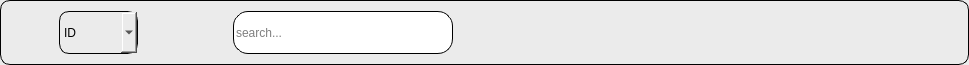
            <widget class="QWidget" name="widget" native="true">
             <property name="maximumSize">
              <size>
               <width>16777215</width>
               <height>65</height>
              </size>
             </property>
             <property name="styleSheet">
              <string notr="true">background-color: rgb(235, 235, 235); /* Couleur de fond */
    border: 1px solid black; /* Couleur de bordure */
    border-radius: 10px; /* Arrondi des coins */
 
</string>
             </property>
             <layout class="QGridLayout" name="gridLayout_2">
              <item row="0" column="4">
               <layout class="QHBoxLayout" name="horizontalLayout_4">
                <property name="spacing">
                 <number>0</number>
                </property>
                <item>
                 <widget class="QPushButton" name="map">
                  <property name="styleSheet">
                   <string notr="true">QPushButton{

 padding-left: 10px;
border:none;

}</string>
                  </property>
                  <property name="text">
                   <string/>
                  </property>
                  <property name="icon">
                   <iconset resource="icon.qrc">
                    <normaloff>:/icon_tabN/ressource/icon_n/icon_tabN/map.png</normaloff>:/icon_tabN/ressource/icon_n/icon_tabN/map.png</iconset>
                  </property>
                  <property name="iconSize">
                   <size>
                    <width>40</width>
                    <height>40</height>
                   </size>
                  </property>
                 </widget>
                </item>
                <item>
                 <widget class="QPushButton" name="news">
                  <property name="styleSheet">
                   <string notr="true">QPushButton{

 padding-left: 10px;
border:none;

}</string>
                  </property>
                  <property name="text">
                   <string/>
                  </property>
                  <property name="icon">
                   <iconset resource="icon.qrc">
                    <normaloff>:/icon_tabN/ressource/icon_n/icon_tabN/news.png</normaloff>:/icon_tabN/ressource/icon_n/icon_tabN/news.png</iconset>
                  </property>
                  <property name="iconSize">
                   <size>
                    <width>40</width>
                    <height>40</height>
                   </size>
                  </property>
                 </widget>
                </item>
                <item>
                 <widget class="QPushButton" name="historique_patient_2">
                  <property name="styleSheet">
                   <string notr="true">QPushButton{

 padding-left: 10px;
border:none;

}</string>
                  </property>
                  <property name="text">
                   <string/>
                  </property>
                  <property name="icon">
                   <iconset resource="icon.qrc">
                    <normaloff>:/icon_tabN/ressource/icon_n/icon_tabN/archiver.png</normaloff>:/icon_tabN/ressource/icon_n/icon_tabN/archiver.png</iconset>
                  </property>
                  <property name="iconSize">
                   <size>
                    <width>40</width>
                    <height>40</height>
                   </size>
                  </property>
                 </widget>
                </item>
                <item>
                 <widget class="QPushButton" name="detection_visg">
                  <property name="maximumSize">
                   <size>
                    <width>44</width>
                    <height>46</height>
                   </size>
                  </property>
                  <property name="styleSheet">
                   <string notr="true">QPushButton{

 padding-left: 10px;
border:none;

}</string>
                  </property>
                  <property name="text">
                   <string/>
                  </property>
                  <property name="icon">
                   <iconset resource="icon.qrc">
                    <normaloff>:/icon_metierN/ressource/icon_n/icon_metN/face.png</normaloff>:/icon_metierN/ressource/icon_n/icon_metN/face.png</iconset>
                  </property>
                  <property name="iconSize">
                   <size>
                    <width>44</width>
                    <height>46</height>
                   </size>
                  </property>
                 </widget>
                </item>
                <item>
                 <widget class="QPushButton" name="b_certif">
                  <property name="styleSheet">
                   <string notr="true">QPushButton{

 padding-left: 10px;
border:none;

}
</string>
                  </property>
                  <property name="text">
                   <string/>
                  </property>
                  <property name="icon">
                   <iconset resource="icon.qrc">
                    <normaloff>:/icon_tabN/ressource/icon_n/icon_tabN/certificate.png</normaloff>:/icon_tabN/ressource/icon_n/icon_tabN/certificate.png</iconset>
                  </property>
                  <property name="iconSize">
                   <size>
                    <width>40</width>
                    <height>40</height>
                   </size>
                  </property>
                 </widget>
                </item>
                <item>
                 <widget class="QPushButton" name="screenshot_b">
                  <property name="styleSheet">
                   <string notr="true">QPushButton{

 padding-left: 10px;
border:none;

}
</string>
                  </property>
                  <property name="text">
                   <string/>
                  </property>
                  <property name="icon">
                   <iconset resource="icon.qrc">
                    <normaloff>:/icon_metierN/ressource/icon_n/icon_metN/screenshoot.png</normaloff>:/icon_metierN/ressource/icon_n/icon_metN/screenshoot.png</iconset>
                  </property>
                  <property name="iconSize">
                   <size>
                    <width>50</width>
                    <height>50</height>
                   </size>
                  </property>
                 </widget>
                </item>
                <item>
                 <widget class="QPushButton" name="excel_patient">
                  <property name="styleSheet">
                   <string notr="true">QPushButton{

 padding-left: 10px;
border:none;

}</string>
                  </property>
                  <property name="text">
                   <string/>
                  </property>
                  <property name="icon">
                   <iconset resource="icon.qrc">
                    <normaloff>:/icon_metierN/ressource/icon_n/icon_metN/microsoft-excel.png</normaloff>:/icon_metierN/ressource/icon_n/icon_metN/microsoft-excel.png</iconset>
                  </property>
                  <property name="iconSize">
                   <size>
                    <width>40</width>
                    <height>40</height>
                   </size>
                  </property>
                 </widget>
                </item>
                <item>
                 <widget class="QPushButton" name="pdf_patient">
                  <property name="maximumSize">
                   <size>
                    <width>60</width>
                    <height>60</height>
                   </size>
                  </property>
                  <property name="styleSheet">
                   <string notr="true">QPushButton{

 padding-left: 10px;
border:none;

}</string>
                  </property>
                  <property name="text">
                   <string/>
                  </property>
                  <property name="icon">
                   <iconset resource="icon.qrc">
                    <normaloff>:/icon_metierN/ressource/icon_n/icon_metN/pdf-file.png</normaloff>:/icon_metierN/ressource/icon_n/icon_metN/pdf-file.png</iconset>
                  </property>
                  <property name="iconSize">
                   <size>
                    <width>40</width>
                    <height>40</height>
                   </size>
                  </property>
                 </widget>
                </item>
               </layout>
              </item>
              <item row="0" column="1">
               <spacer name="horizontalSpacer_4">
                <property name="orientation">
                 <enum>Qt::Horizontal</enum>
                </property>
                <property name="sizeHint" stdset="0">
                 <size>
                  <width>89</width>
                  <height>20</height>
                 </size>
                </property>
               </spacer>
              </item>
              <item row="0" column="0">
               <layout class="QHBoxLayout" name="horizontalLayout_6">
                <property name="spacing">
                 <number>6</number>
                </property>
                <property name="sizeConstraint">
                 <enum>QLayout::SetMinimumSize</enum>
                </property>
                <item>
                 <widget class="QPushButton" name="pushButton_19">
                  <property name="maximumSize">
                   <size>
                    <width>65</width>
                    <height>60</height>
                   </size>
                  </property>
                  <property name="styleSheet">
                   <string notr="true">QPushButton{

 padding-left: 10px;
border:none;

}</string>
                  </property>
                  <property name="text">
                   <string/>
                  </property>
                  <property name="icon">
                   <iconset resource="icon.qrc">
                    <normaloff>:/icon_metierN/ressource/icon_n/icon_metN/filter.png</normaloff>:/icon_metierN/ressource/icon_n/icon_metN/filter.png</iconset>
                  </property>
                  <property name="iconSize">
                   <size>
                    <width>35</width>
                    <height>31</height>
                   </size>
                  </property>
                 </widget>
                </item>
                <item>
                 <widget class="QComboBox" name="comboBox">
                  <property name="maximumSize">
                   <size>
                    <width>128</width>
                    <height>60</height>
                   </size>
                  </property>
                  <item>
                   <property name="text">
                    <string>ID</string>
                   </property>
                  </item>
                  <item>
                   <property name="text">
                    <string>Nom</string>
                   </property>
                  </item>
                  <item>
                   <property name="text">
                    <string>Prenom</string>
                   </property>
                  </item>
                  <item>
                   <property name="text">
                    <string>Naissance</string>
                   </property>
                  </item>
                  <item>
                   <property name="text">
                    <string>Telephone</string>
                   </property>
                  </item>
                  <item>
                   <property name="text">
                    <string>Sexe</string>
                   </property>
                  </item>
                  <item>
                   <property name="text">
                    <string>Dos_Med</string>
                   </property>
                  </item>
                 </widget>
                </item>
               </layout>
              </item>
              <item row="0" column="3">
               <spacer name="horizontalSpacer_5">
                <property name="orientation">
                 <enum>Qt::Horizontal</enum>
                </property>
                <property name="sizeHint" stdset="0">
                 <size>
                  <width>118</width>
                  <height>20</height>
                 </size>
                </property>
               </spacer>
              </item>
              <item row="0" column="2">
               <layout class="QHBoxLayout" name="horizontalLayout_5">
                <property name="spacing">
                 <number>3</number>
                </property>
                <item>
                 <widget class="QLineEdit" name="lineEdit">
                  <property name="minimumSize">
                   <size>
                    <width>220</width>
                    <height>0</height>
                   </size>
                  </property>
                  <property name="maximumSize">
                   <size>
                    <width>250</width>
                    <height>200</height>
                   </size>
                  </property>
                  <property name="palette">
                   <palette>
                    <active>
                     <colorrole role="Button">
                      <brush brushstyle="SolidPattern">
                       <color alpha="255">
                        <red>255</red>
                        <green>255</green>
                        <blue>255</blue>
                       </color>
                      </brush>
                     </colorrole>
                     <colorrole role="Base">
                      <brush brushstyle="SolidPattern">
                       <color alpha="255">
                        <red>255</red>
                        <green>255</green>
                        <blue>255</blue>
                       </color>
                      </brush>
                     </colorrole>
                     <colorrole role="Window">
                      <brush brushstyle="SolidPattern">
                       <color alpha="255">
                        <red>255</red>
                        <green>255</green>
                        <blue>255</blue>
                       </color>
                      </brush>
                     </colorrole>
                    </active>
                    <inactive>
                     <colorrole role="Button">
                      <brush brushstyle="SolidPattern">
                       <color alpha="255">
                        <red>255</red>
                        <green>255</green>
                        <blue>255</blue>
                       </color>
                      </brush>
                     </colorrole>
                     <colorrole role="Base">
                      <brush brushstyle="SolidPattern">
                       <color alpha="255">
                        <red>255</red>
                        <green>255</green>
                        <blue>255</blue>
                       </color>
                      </brush>
                     </colorrole>
                     <colorrole role="Window">
                      <brush brushstyle="SolidPattern">
                       <color alpha="255">
                        <red>255</red>
                        <green>255</green>
                        <blue>255</blue>
                       </color>
                      </brush>
                     </colorrole>
                    </inactive>
                    <disabled>
                     <colorrole role="Button">
                      <brush brushstyle="SolidPattern">
                       <color alpha="255">
                        <red>255</red>
                        <green>255</green>
                        <blue>255</blue>
                       </color>
                      </brush>
                     </colorrole>
                     <colorrole role="Base">
                      <brush brushstyle="SolidPattern">
                       <color alpha="255">
                        <red>255</red>
                        <green>255</green>
                        <blue>255</blue>
                       </color>
                      </brush>
                     </colorrole>
                     <colorrole role="Window">
                      <brush brushstyle="SolidPattern">
                       <color alpha="255">
                        <red>255</red>
                        <green>255</green>
                        <blue>255</blue>
                       </color>
                      </brush>
                     </colorrole>
                    </disabled>
                   </palette>
                  </property>
                  <property name="styleSheet">
                   <string notr="true">/*background-color: rgb(255, 255, 255); 
    border-radius: 15px;  */
 background-color: rgb(255, 255, 255); /* Couleur de fond */
    border-radius: 15px; /* Arrondi des coins */
    border: 1px solid black; /* Bordure de 1px en couleur noire */</string>
                  </property>
                  <property name="text">
                   <string/>
                  </property>
                  <property name="placeholderText">
                   <string>search...</string>
                  </property>
                 </widget>
                </item>
                <item>
                 <widget class="QPushButton" name="pushButton_13">
                  <property name="maximumSize">
                   <size>
                    <width>50</width>
                    <height>50</height>
                   </size>
                  </property>
                  <property name="styleSheet">
                   <string notr="true">QPushButton{

 padding-left: 10px;
border:none;

}</string>
                  </property>
                  <property name="text">
                   <string/>
                  </property>
                  <property name="icon">
                   <iconset resource="icon.qrc">
                    <normaloff>:/icon_metierN/ressource/icon_n/icon_metN/search.png</normaloff>:/icon_metierN/ressource/icon_n/icon_metN/search.png</iconset>
                  </property>
                  <property name="iconSize">
                   <size>
                    <width>33</width>
                    <height>23</height>
                   </size>
                  </property>
                 </widget>
                </item>
               </layout>
              </item>
             </layout>
            </widget>
